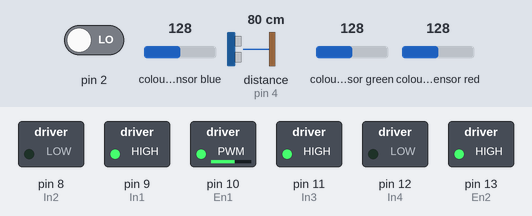
Bench run of a sketch on a simulated Arduino Uno, built with avr-gcc and run on an emulated ATmega328P. On the bench: switched loads named in the sketch (green lamp = pin HIGH). Wiring (inferred from the names in the program): ultrasonic range finder: trigger pin 5; echo pin 4; TCS3200 colour sensor: output A4; S2 A2; S3 A3; S0 A0; S1 A1. The test bench sets the inputs (shaded band); at power-on: colour sensor blue 128, distance to the obstacle (sensor on pin 4) 80 cm, pin 2 LOW, colour sensor green 128, colour sensor red 128. The echo pulse lasts 58.3 µs per cm; pins used as bus, display or sensor lines are not drawn; what the sketch prints to the serial monitor is not drawn.

Above: at 1.2 s.
1.3 s: colour sensor blue set to 5
4.3 s: distance to the obstacle (sensor on pin 4) set to 9 cm
7.3 s: distance to the obstacle (sensor on pin 4) set to 35 cm
10.3 s: pin 2 driven HIGH
13.3 s: colour sensor green set to 64
16.3 s: pin 2 driven LOW
Timing chart, 0 to 19.3 s (numbered marks = the images above; inputs shaded):
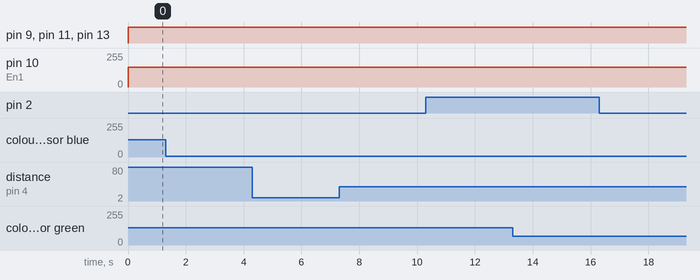

Measured:
- after the input at 1.3 s, every drawn part: stays the same
- after the input at 4.3 s, every drawn part: stays the same
- after the input at 7.3 s, every drawn part: stays the same
- after the input at 10.3 s, every drawn part: stays the same
- after the input at 13.3 s, every drawn part: stays the same
- after the input at 16.3 s, every drawn part: stays the same

The sketch:

Prototype.ino
```cpp
//Ultrasonic Sensor
const int trig = 5;
const int echo = 4;

//Motor 1 and Enable pin
const int In1 = 9;
const int In2 = 8;
const int En1 = 10;

//Motor 2 and Enable pin
const int In3 = 11;
const int In4 = 12;
const int En2 = 13;

// Colour Sensor
#define S0 A0
#define S1 A1
#define S2 A2
#define S3 A3
#define sensorOut A4
#define OE A5
int frequency = 0;

int redMin = 10,   redMax = 200;
int greenMin = 10, greenMax = 200;
int blueMin = 10,  blueMax = 200;

int redValue, greenValue, blueValue;


//Line Sensor Array
#include <QTRSensors.h>
QTRSensors qtr;
const uint8_t SensorCount = 4;
uint16_t sensorValues[SensorCount];

void setup() {

  //Serial Monitor
  Serial.begin(9600);

  // ULTRASONIC Sensor
  pinMode(trig, OUTPUT);
  pinMode(echo, INPUT);

  // Motor 1 and Enable pin
  pinMode(In1, OUTPUT);
  pinMode(In2, OUTPUT);
  pinMode(En1, OUTPUT);

  // Motor 2 and Enable pin
  pinMode(In3, OUTPUT);
  pinMode(In4, OUTPUT);
  pinMode(En2, OUTPUT);

  // Colour Sensor
  pinMode(S0, OUTPUT);
  pinMode(S1, OUTPUT);
  pinMode(S2, OUTPUT);
  pinMode(S3, OUTPUT);
  pinMode(OE, OUTPUT);
  pinMode(sensorOut, INPUT);
  // Setting frequency-scaling to 20%
  digitalWrite(S0, HIGH);
  digitalWrite(S1, LOW);
  digitalWrite(OE, LOW);  //This may or may not be needed...

  //Line Sensor Array
  //Configure the sensors
  qtr.setTypeRC();
  qtr.setSensorPins((const uint8_t[]){2,26,27,28}, SensorCount);


}

void loop() {

  // Motors
  goStraight();

  // Colour Sensor
  //Setting red filtered pohotodiodes to be read
  digitalWrite(S2, LOW);
  digitalWrite(S3, LOW);
  //Reading the output frequency
  frequency = pulseIn(sensorOut, LOW);
  //Flipping from pulse width duration to frequency
  redValue = map(frequency, redMin, redMax, 255, 0);
  redValue = constrain(redValue, 0, 255);
  // Printing the value on the serial monitor
  Serial.print("R= "); // Printing name
  Serial.print(redValue); // printing Red colour frequency
  Serial.print("  ");

  digitalWrite(S2, HIGH);
  digitalWrite(S3, HIGH);
  //Reading the output frequency
  frequency = pulseIn(sensorOut, LOW);
  //Flipping from pulse width duration to frequency
  greenValue = map(frequency, greenMin, greenMax, 255, 0);
  greenValue = constrain(greenValue, 0, 255);
  // Printing the value on the serial monitor
  Serial.print("G= "); // Printing name
  Serial.print(greenValue); // printing Green colour frequency
  Serial.print("  ");

  digitalWrite(S2, LOW);
  digitalWrite(S3, HIGH);
  //Reading the output frequency
  frequency = pulseIn(sensorOut, LOW);
  //Flipping from pulse width duration to frequency
  blueValue = map(frequency, blueMin, blueMax, 255, 0);
  blueValue = constrain(blueValue, 0, 255);
  // Printing the value on the serial monitor
  Serial.print("B= "); // Printing name
  Serial.print(blueValue); // printing Blue colour frequency
  Serial.print("  ");

  // Line Sensor Array
  //read raw sensor values
  qtr.read(sensorValues);

  //print the sensor values as numbers from 0 to 1023, where 0 means maximum
  // reflectance and 1023 means minimum reflectance
  for (uint8_t i = 0; i < SensorCount; i++) {
    Serial.print(sensorValues[i]);
    Serial.print('\t');
  }
  Serial.println();

  // Ultrasonic Sensor
  long duration, cm;

  digitalWrite(trig, LOW);
  delayMicroseconds(2);
  digitalWrite(trig, HIGH);
  delayMicroseconds(5);
  digitalWrite(trig, LOW);

  duration = pulseIn(echo, HIGH);
  cm = microsecondsToCentimeters(duration);

  Serial.print(cm);
  Serial.print("cm");
  Serial.println();
  delay(100);
}

float microsecondsToCentimeters(long microseconds){
  return float(microseconds) / 29 / 2;
}

void goStraight() {

  //Turn on Motor 1
  digitalWrite(In1, HIGH);
  digitalWrite(In2, LOW);
  // Set speed between 150 and 255
  analogWrite(En1, 150);

  //Turn on Motor 2
  digitalWrite(In3, HIGH);
  digitalWrite(In4, LOW);
  // Set speed between 150 and 255
  analogWrite(En2, 150);
}
```
